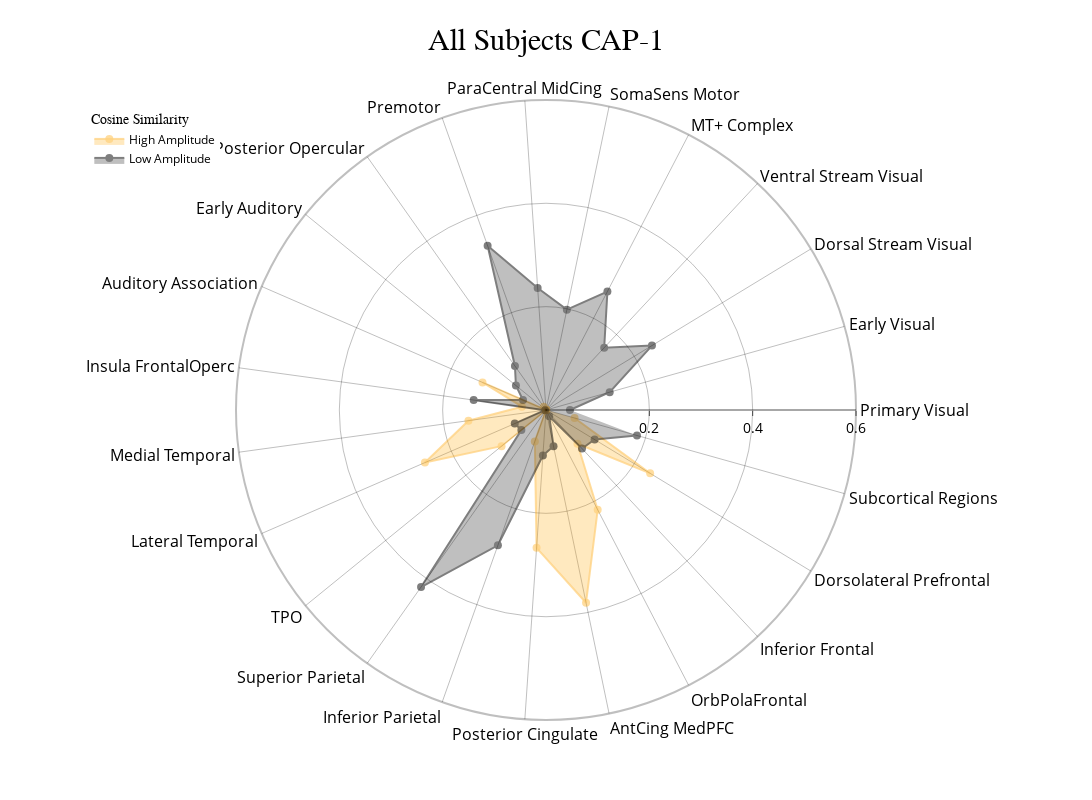
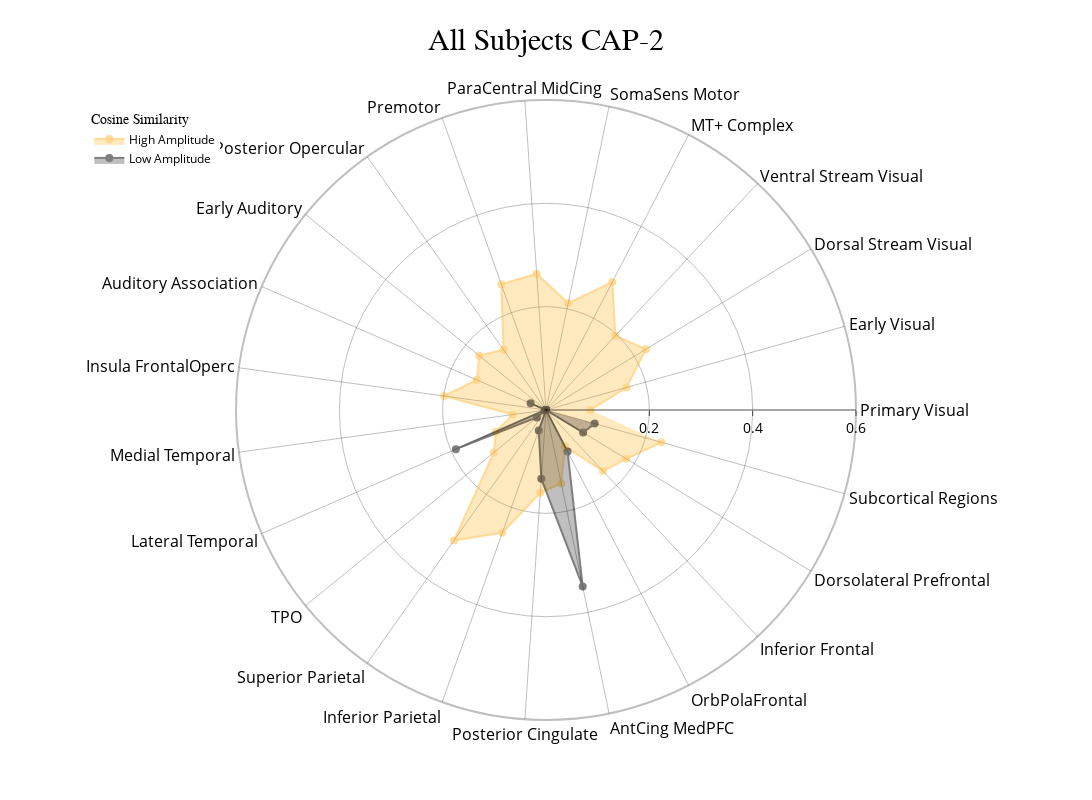
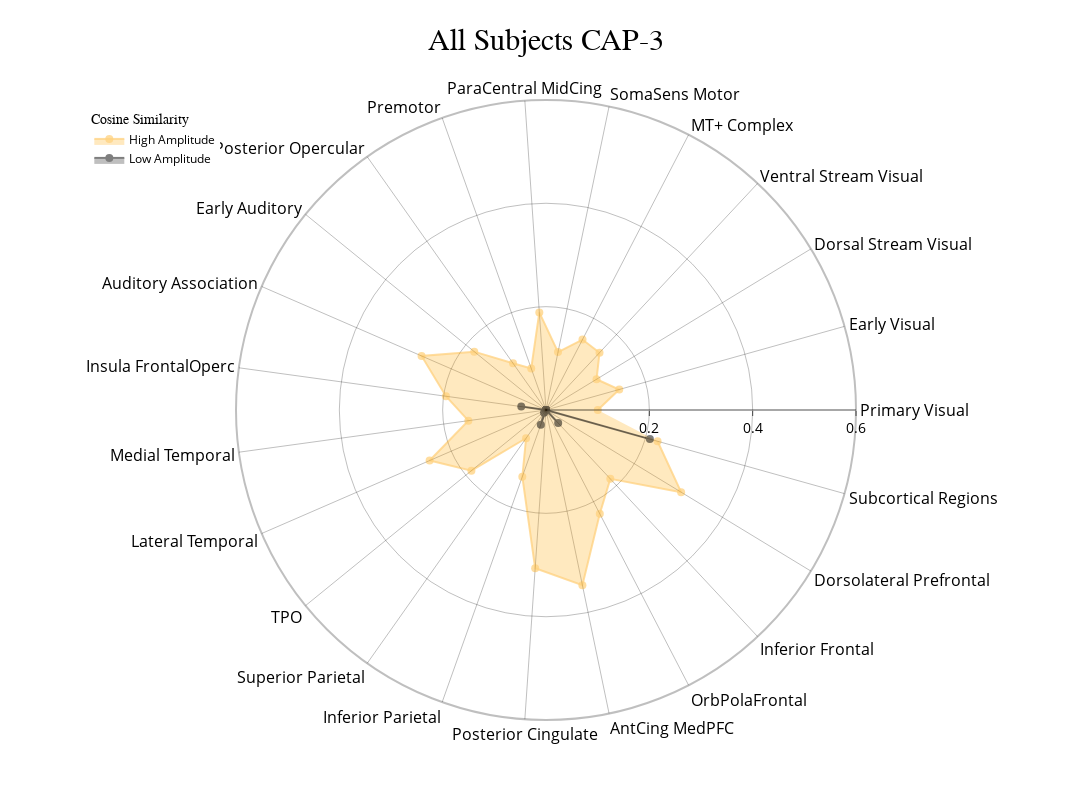
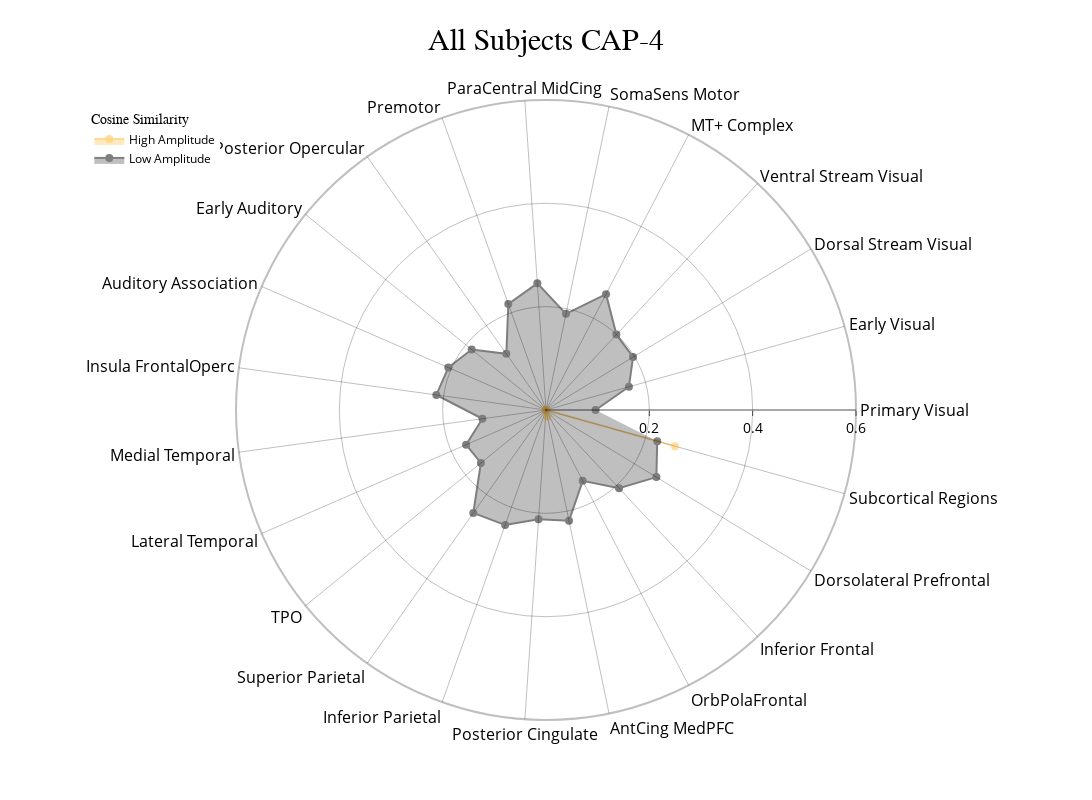

Write notebook code for charts like these, in order.
### Code cell
radialaxis = {
    "showline": True,
    "linewidth": 2,
    "linecolor": "rgba(0, 0, 0, 0.25)",
    "gridcolor": "rgba(0, 0, 0, 0.25)",
    "ticks": "outside",
    "tickfont": {"size": 14, "color": "black"},
    "range": [0, 0.6],
    "tickvals": [0.2, "", 0.4, "", 0.6],
}

color_discrete_map = {"High Amplitude": "rgba(255, 165, 0, 0.75)", "Low Amplitude": "black"}

cap_analysis.caps2radar(
    radialaxis=radialaxis,
    fill="toself",
    color_discrete_map=color_discrete_map,
    use_scatterpolar=True,
    output_dir=output_dir,
    plot_output_format="html",
)

### Figure 1 — Plotly figure (JSON) as saved in the notebook; plotly's stock layout.template omitted (floating-point values rounded to 4 significant figures)
{"data": [{"connectgaps": true, "fill": "toself", "line": {"color": "rgba(255, 165, 0, 0.75)", "width": 2}, "marker": {"color": "rgba(255, 165, 0, 0.75)", "size": 8}, "mode": "markers+lines", "name": "High Amplitude", "opacity": 0.5, "r": [0, 0, 0, 0.0009811, 0, 0, 0, 0, 0.007545, 0, 0.134, 0.04714, 0.1515, 0.2555, 0.1109, 0, 0.06461, 0.2674, 0.381, 0.2175, 0.08926, 0.2359, 0.05742], "theta": ["Primary Visual", "Early Visual", "Dorsal Stream Visual", "Ventral Stream Visual", "MT+ Complex", "SomaSens Motor", "ParaCentral MidCing", "Premotor", "Posterior Opercular", "Early Auditory", "Auditory Association", "Insula FrontalOperc", "Medial Temporal", "Lateral Temporal", "TPO", "Superior Parietal", "Inferior Parietal", "Posterior Cingulate", "AntCing MedPFC", "OrbPolaFrontal", "Inferior Frontal", "Dorsolateral Prefrontal", "Subcortical Regions"], "type": "scatterpolar"}, {"connectgaps": true, "fill": "toself", "line": {"color": "black", "width": 2}, "marker": {"color": "black", "size": 8}, "mode": "markers+lines", "name": "Low Amplitude", "opacity": 0.5, "r": [0.04637, 0.128, 0.24, 0.165, 0.2583, 0.1984, 0.2368, 0.3374, 0.1043, 0.07505, 0.04851, 0.1413, 0.001976, 0.06593, 0.06144, 0.4194, 0.278, 0.08813, 0.07158, 0.0135, 0.1021, 0.1101, 0.1829], "theta": ["Primary Visual", "Early Visual", "Dorsal Stream Visual", "Ventral Stream Visual", "MT+ Complex", "SomaSens Motor", "ParaCentral MidCing", "Premotor", "Posterior Opercular", "Early Auditory", "Auditory Association", "Insula FrontalOperc", "Medial Temporal", "Lateral Temporal", "TPO", "Superior Parietal", "Inferior Parietal", "Posterior Cingulate", "AntCing MedPFC", "OrbPolaFrontal", "Inferior Frontal", "Dorsolateral Prefrontal", "Subcortical Regions"], "type": "scatterpolar"}], "layout": {"height": 800, "legend": {"font": {"color": "black", "size": 12}, "title": {"font": {"family": "Times New Roman"}, "text": "Cosine Similarity"}, "x": 0.01, "xanchor": "left", "y": 0.99, "yanchor": "top"}, "polar": {"angularaxis": {"gridcolor": "rgba(0, 0, 0, 0.25)", "linecolor": "rgba(0, 0, 0, 0.25)", "linewidth": 2, "showline": true, "tickfont": {"color": "black", "size": 16}}, "bgcolor": "white", "radialaxis": {"gridcolor": "rgba(0, 0, 0, 0.25)", "linecolor": "rgba(0, 0, 0, 0.25)", "linewidth": 2, "range": [0, 0.6], "showline": true, "tickfont": {"color": "black", "size": 14}, "ticks": "outside", "tickvals": [0.2, "", 0.4, "", 0.6]}}, "showlegend": true, "title": {"font": {"color": "black", "family": "Times New Roman", "size": 30}, "text": "All Subjects CAP-1", "x": 0.5}, "width": 1200}}

### Figure 2 — Plotly figure (JSON) as saved in the notebook; plotly's stock layout.template omitted (floating-point values rounded to 4 significant figures)
{"data": [{"connectgaps": true, "fill": "toself", "line": {"color": "rgba(255, 165, 0, 0.75)", "width": 2}, "marker": {"color": "rgba(255, 165, 0, 0.75)", "size": 8}, "mode": "markers+lines", "name": "High Amplitude", "opacity": 0.5, "r": [0.08587, 0.1619, 0.2261, 0.1968, 0.2788, 0.2112, 0.2644, 0.2582, 0.1426, 0.1667, 0.1461, 0.1991, 0.06505, 0.1059, 0.13, 0.309, 0.2522, 0.1608, 0.1451, 0.07923, 0.1619, 0.1818, 0.2319], "theta": ["Primary Visual", "Early Visual", "Dorsal Stream Visual", "Ventral Stream Visual", "MT+ Complex", "SomaSens Motor", "ParaCentral MidCing", "Premotor", "Posterior Opercular", "Early Auditory", "Auditory Association", "Insula FrontalOperc", "Medial Temporal", "Lateral Temporal", "TPO", "Superior Parietal", "Inferior Parietal", "Posterior Cingulate", "AntCing MedPFC", "OrbPolaFrontal", "Inferior Frontal", "Dorsolateral Prefrontal", "Subcortical Regions"], "type": "scatterpolar"}, {"connectgaps": true, "fill": "toself", "line": {"color": "black", "width": 2}, "marker": {"color": "black", "size": 8}, "mode": "markers+lines", "name": "Low Amplitude", "opacity": 0.5, "r": [0, 0, 0, 0, 0, 0, 0, 0, 0, 0, 0.03244, 0, 0.002818, 0.1902, 0.0228, 0, 0.04193, 0.1333, 0.3488, 0.09072, 0, 0.08414, 0.09771], "theta": ["Primary Visual", "Early Visual", "Dorsal Stream Visual", "Ventral Stream Visual", "MT+ Complex", "SomaSens Motor", "ParaCentral MidCing", "Premotor", "Posterior Opercular", "Early Auditory", "Auditory Association", "Insula FrontalOperc", "Medial Temporal", "Lateral Temporal", "TPO", "Superior Parietal", "Inferior Parietal", "Posterior Cingulate", "AntCing MedPFC", "OrbPolaFrontal", "Inferior Frontal", "Dorsolateral Prefrontal", "Subcortical Regions"], "type": "scatterpolar"}], "layout": {"height": 800, "legend": {"font": {"color": "black", "size": 12}, "title": {"font": {"family": "Times New Roman"}, "text": "Cosine Similarity"}, "x": 0.01, "xanchor": "left", "y": 0.99, "yanchor": "top"}, "polar": {"angularaxis": {"gridcolor": "rgba(0, 0, 0, 0.25)", "linecolor": "rgba(0, 0, 0, 0.25)", "linewidth": 2, "showline": true, "tickfont": {"color": "black", "size": 16}}, "bgcolor": "white", "radialaxis": {"gridcolor": "rgba(0, 0, 0, 0.25)", "linecolor": "rgba(0, 0, 0, 0.25)", "linewidth": 2, "range": [0, 0.6], "showline": true, "tickfont": {"color": "black", "size": 14}, "ticks": "outside", "tickvals": [0.2, "", 0.4, "", 0.6]}}, "showlegend": true, "title": {"font": {"color": "black", "family": "Times New Roman", "size": 30}, "text": "All Subjects CAP-2", "x": 0.5}, "width": 1200}}

### Figure 3 — Plotly figure (JSON) as saved in the notebook; plotly's stock layout.template omitted (floating-point values rounded to 4 significant figures)
{"data": [{"connectgaps": true, "fill": "toself", "line": {"color": "rgba(255, 165, 0, 0.75)", "width": 2}, "marker": {"color": "rgba(255, 165, 0, 0.75)", "size": 8}, "mode": "markers+lines", "name": "High Amplitude", "opacity": 0.5, "r": [0.1002, 0.1472, 0.1145, 0.1518, 0.1535, 0.1144, 0.1894, 0.08542, 0.1107, 0.179, 0.2626, 0.1955, 0.1517, 0.2456, 0.1861, 0.0669, 0.1369, 0.3071, 0.3463, 0.2263, 0.1824, 0.3061, 0.2242], "theta": ["Primary Visual", "Early Visual", "Dorsal Stream Visual", "Ventral Stream Visual", "MT+ Complex", "SomaSens Motor", "ParaCentral MidCing", "Premotor", "Posterior Opercular", "Early Auditory", "Auditory Association", "Insula FrontalOperc", "Medial Temporal", "Lateral Temporal", "TPO", "Superior Parietal", "Inferior Parietal", "Posterior Cingulate", "AntCing MedPFC", "OrbPolaFrontal", "Inferior Frontal", "Dorsolateral Prefrontal", "Subcortical Regions"], "type": "scatterpolar"}, {"connectgaps": true, "fill": "toself", "line": {"color": "black", "width": 2}, "marker": {"color": "black", "size": 8}, "mode": "markers+lines", "name": "Low Amplitude", "opacity": 0.5, "r": [0, 0, 0, 0, 0, 0, 0, 0, 0, 0, 0, 0.0483, 0, 0, 0, 0.00658, 0.03006, 0, 0, 0, 0.03457, 0, 0.2088], "theta": ["Primary Visual", "Early Visual", "Dorsal Stream Visual", "Ventral Stream Visual", "MT+ Complex", "SomaSens Motor", "ParaCentral MidCing", "Premotor", "Posterior Opercular", "Early Auditory", "Auditory Association", "Insula FrontalOperc", "Medial Temporal", "Lateral Temporal", "TPO", "Superior Parietal", "Inferior Parietal", "Posterior Cingulate", "AntCing MedPFC", "OrbPolaFrontal", "Inferior Frontal", "Dorsolateral Prefrontal", "Subcortical Regions"], "type": "scatterpolar"}], "layout": {"height": 800, "legend": {"font": {"color": "black", "size": 12}, "title": {"font": {"family": "Times New Roman"}, "text": "Cosine Similarity"}, "x": 0.01, "xanchor": "left", "y": 0.99, "yanchor": "top"}, "polar": {"angularaxis": {"gridcolor": "rgba(0, 0, 0, 0.25)", "linecolor": "rgba(0, 0, 0, 0.25)", "linewidth": 2, "showline": true, "tickfont": {"color": "black", "size": 16}}, "bgcolor": "white", "radialaxis": {"gridcolor": "rgba(0, 0, 0, 0.25)", "linecolor": "rgba(0, 0, 0, 0.25)", "linewidth": 2, "range": [0, 0.6], "showline": true, "tickfont": {"color": "black", "size": 14}, "ticks": "outside", "tickvals": [0.2, "", 0.4, "", 0.6]}}, "showlegend": true, "title": {"font": {"color": "black", "family": "Times New Roman", "size": 30}, "text": "All Subjects CAP-3", "x": 0.5}, "width": 1200}}

### Figure 4 — Plotly figure (JSON) as saved in the notebook; plotly's stock layout.template omitted (floating-point values rounded to 4 significant figures)
{"data": [{"connectgaps": true, "fill": "toself", "line": {"color": "rgba(255, 165, 0, 0.75)", "width": 2}, "marker": {"color": "rgba(255, 165, 0, 0.75)", "size": 8}, "mode": "markers+lines", "name": "High Amplitude", "opacity": 0.5, "r": [0, 0, 0, 0, 0, 0, 0, 0, 0, 0, 0, 0, 0, 0, 0, 0, 0, 0, 0.01316, 0, 0, 0, 0.2593], "theta": ["Primary Visual", "Early Visual", "Dorsal Stream Visual", "Ventral Stream Visual", "MT+ Complex", "SomaSens Motor", "ParaCentral MidCing", "Premotor", "Posterior Opercular", "Early Auditory", "Auditory Association", "Insula FrontalOperc", "Medial Temporal", "Lateral Temporal", "TPO", "Superior Parietal", "Inferior Parietal", "Posterior Cingulate", "AntCing MedPFC", "OrbPolaFrontal", "Inferior Frontal", "Dorsolateral Prefrontal", "Subcortical Regions"], "type": "scatterpolar"}, {"connectgaps": true, "fill": "toself", "line": {"color": "black", "width": 2}, "marker": {"color": "black", "size": 8}, "mode": "markers+lines", "name": "Low Amplitude", "opacity": 0.5, "r": [0.09594, 0.1667, 0.1972, 0.1996, 0.2526, 0.1901, 0.2457, 0.2178, 0.1331, 0.1854, 0.2062, 0.2142, 0.1242, 0.1686, 0.1624, 0.2439, 0.2363, 0.2117, 0.2189, 0.1544, 0.2071, 0.25, 0.2236], "theta": ["Primary Visual", "Early Visual", "Dorsal Stream Visual", "Ventral Stream Visual", "MT+ Complex", "SomaSens Motor", "ParaCentral MidCing", "Premotor", "Posterior Opercular", "Early Auditory", "Auditory Association", "Insula FrontalOperc", "Medial Temporal", "Lateral Temporal", "TPO", "Superior Parietal", "Inferior Parietal", "Posterior Cingulate", "AntCing MedPFC", "OrbPolaFrontal", "Inferior Frontal", "Dorsolateral Prefrontal", "Subcortical Regions"], "type": "scatterpolar"}], "layout": {"height": 800, "legend": {"font": {"color": "black", "size": 12}, "title": {"font": {"family": "Times New Roman"}, "text": "Cosine Similarity"}, "x": 0.01, "xanchor": "left", "y": 0.99, "yanchor": "top"}, "polar": {"angularaxis": {"gridcolor": "rgba(0, 0, 0, 0.25)", "linecolor": "rgba(0, 0, 0, 0.25)", "linewidth": 2, "showline": true, "tickfont": {"color": "black", "size": 16}}, "bgcolor": "white", "radialaxis": {"gridcolor": "rgba(0, 0, 0, 0.25)", "linecolor": "rgba(0, 0, 0, 0.25)", "linewidth": 2, "range": [0, 0.6], "showline": true, "tickfont": {"color": "black", "size": 14}, "ticks": "outside", "tickvals": [0.2, "", 0.4, "", 0.6]}}, "showlegend": true, "title": {"font": {"color": "black", "family": "Times New Roman", "size": 30}, "text": "All Subjects CAP-4", "x": 0.5}, "width": 1200}}
